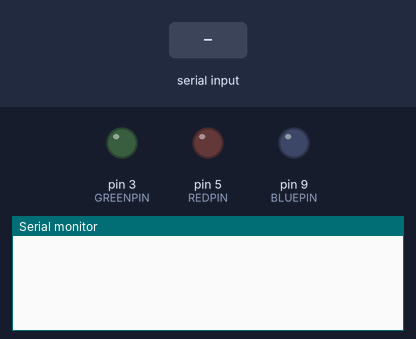
Recording of a sketch running on a simulated Arduino Uno, built with avr-gcc and run on an emulated ATmega328P. Shown: output pins drawn as LEDs (lit = HIGH), the last lines printed to the serial monitor. Inputs (shaded band) come from the test bench.

Above: at 1.2 s.
1.3 s: "R:" received over Serial
At 2.2 s:
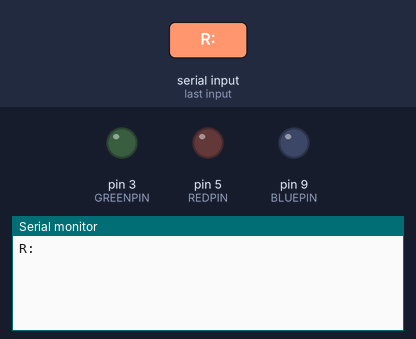
2.8 s: "G:" received over Serial
At 3.3 s:
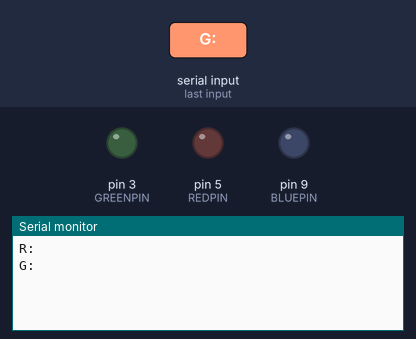
4.3 s: "B:" received over Serial
At 5.7 s:
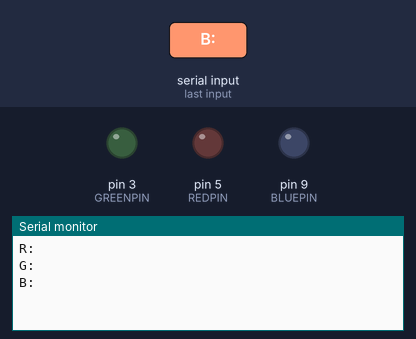

Measured:
- after the input at 1.3 s, the serial monitor: prints a new line at once (image 1)
- after the input at 2.8 s, the serial monitor: prints a new line at once (image 2)
- after the input at 4.3 s, the serial monitor: prints a new line at once (image 3)

The sketch:

LED_Strip_Brains.ino
```cpp
#define REDPIN 5
#define GREENPIN 3
#define BLUEPIN 9

String incoming = "";

byte red = 0;
byte blue = 0;
byte green = 0;

void setup() {
  Serial.begin(9600);

  Serial.setTimeout(3);

  pinMode(REDPIN, OUTPUT);
  pinMode(GREENPIN, OUTPUT);
  pinMode(BLUEPIN, OUTPUT);
}

void loop(){

  if (Serial.available() > 0) {
    String message = Serial.readString();

    Serial.println(message);

    int red_index = -1;
    int green_index = -1;
    int blue_index = -1;

    red_index = message.indexOf("R:");
    green_index = message.indexOf("G:");
    blue_index = message.indexOf("B:");

    //Serial.print(red_index);
    //Serial.print(green_index);
    //Serial.println(blue_index);

    if (red_index != -1) {
      String val = "";
      for (int i = 2; i <= 4; i++) {
        if (isDigit(message[red_index + i])) {
          val = val + message[red_index + i];
        }else{
          break;
        }
      }
      //Serial.println("val:" + val);
      analogWrite(REDPIN, val.toInt());
    }
    if (green_index != -1) {
      String val = "";
      for (int i = 2; i <= 4; i++) {
        if (isDigit(message[green_index + i])) {
          val = val + message[green_index + i];
        }else{
          break;
        }
      }
      //Serial.println("val:" + val);
      analogWrite(GREENPIN, val.toInt());
    }
    if (blue_index != -1) {
      String val = "";
      for (int i = 2; i <= 4; i++) {
        if (isDigit(message[blue_index + i])) {
          val = val + message[blue_index + i];
        }else{
          break;
        }
      }
      //Serial.println("val:" + val);
      analogWrite(BLUEPIN, val.toInt());
    }

    //Serial.println("done?");
  }

}
```
